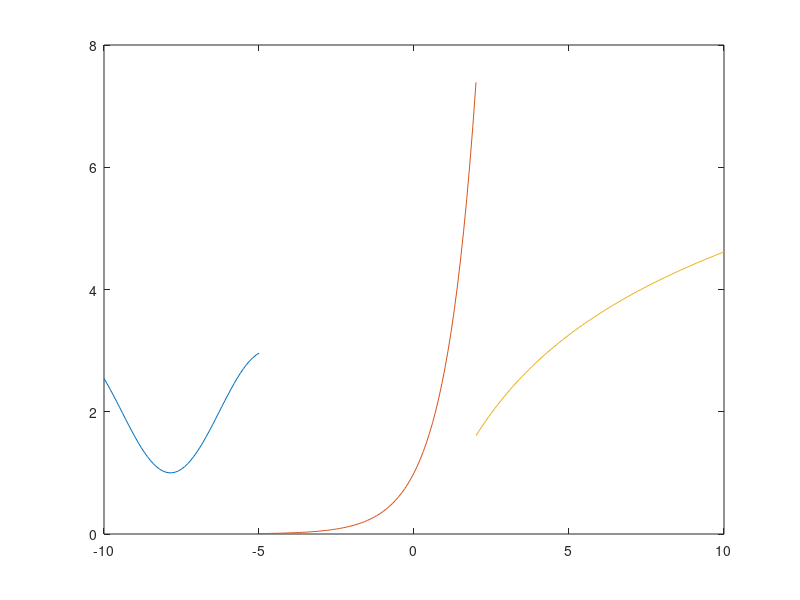

This figure's MATLAB source:
x1=[-10:.1:-5];
f1=2+(sin(x1));
plot(x1,f1)
hold on

x2=[-5:.1:2];
f2=exp(x2);
plot(x2,f2)
hold on

x3=[2:.1:10];
f3=log((x3.^2)+1);
plot(x3,f3)